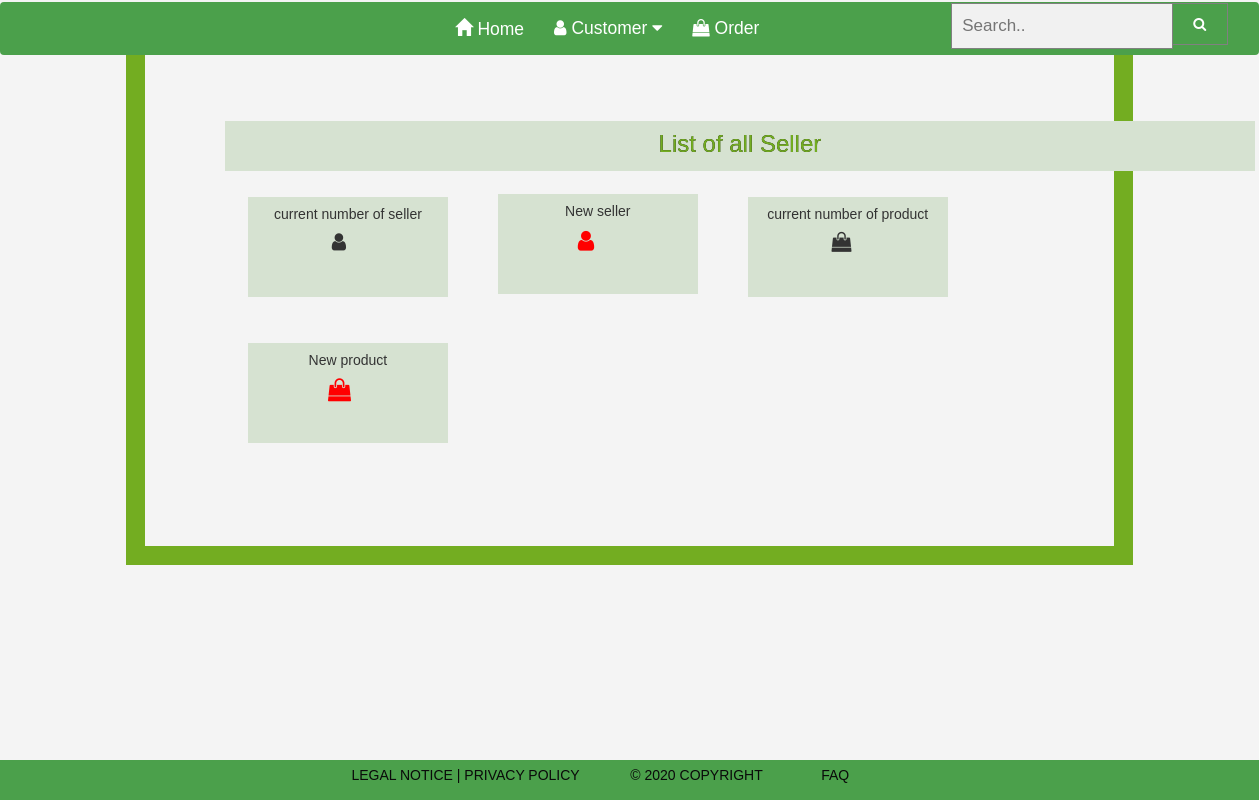
The page /dashbordAdmin.php on the database as committed earlier.
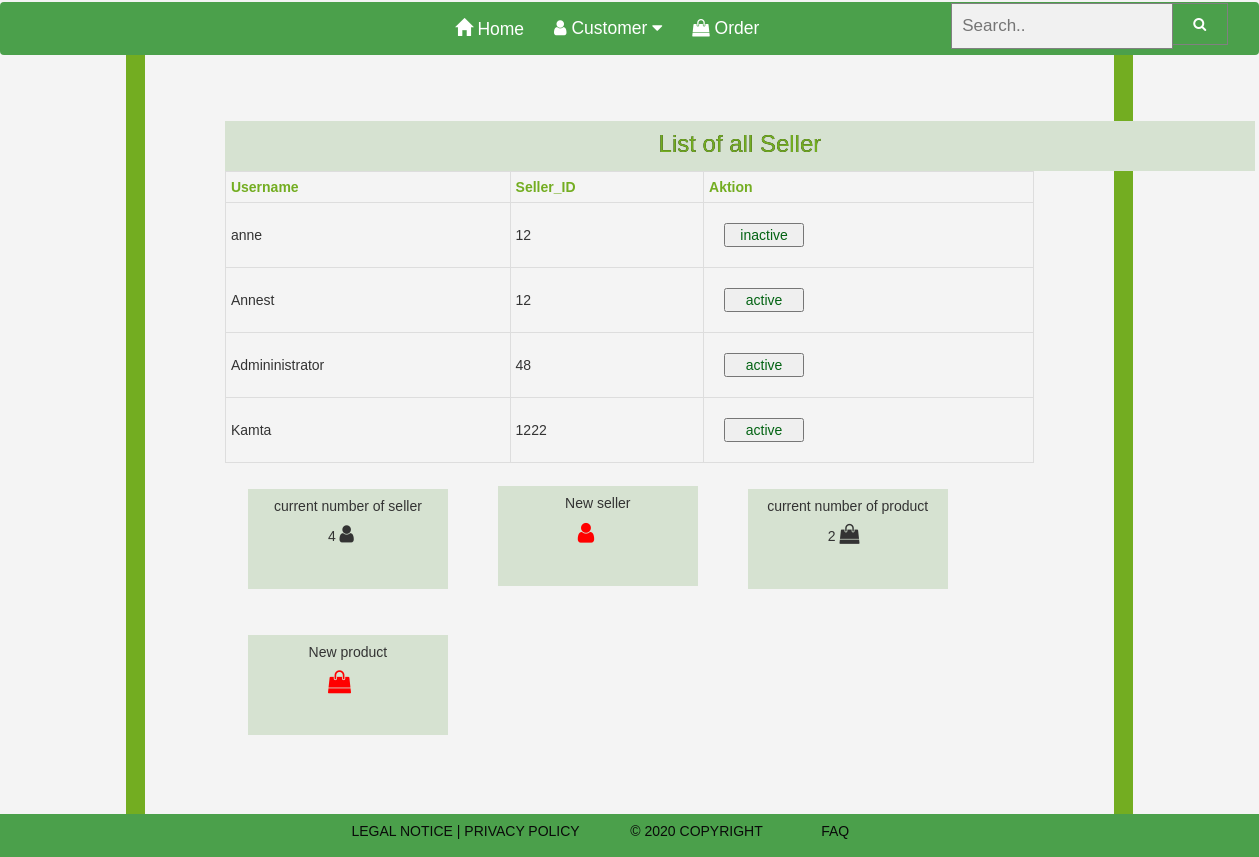
The same page on the database as committed later.
### tables this page shows
CREATE TABLE account  (
   id INT  AUTO_INCREMENT,
   username VARCHAR(20),
   email VARCHAR(70),
   street VARCHAR(50),
   postcode INT,
   city VARCHAR(50),
   token VARCHAR(50),
   sellerID VARCHAR(50),
   pwd VARCHAR(50),
   CONSTRAINT id PRIMARY KEY (id)
   );

### Modell/DAOuser.php (called while the page is built, shortened)
<?php
 class DAOuser implements IDAOuser {
    private function getPDO(){
            $stmt = new PDO('sqlite:bd_shops.sqlite3');
            $stmt->setAttribute(
                PDO::ATTR_ERRMODE,
                PDO::ERRMODE_EXCEPTION
            );
        return    $stmt;
  }
 public function getAllProduct($table) {
        $statement = "SELECT * FROM $table" ;
        $stmt = $this->getPDO()->query($statement);
        $datas = $stmt->fetchAll(PDO::FETCH_ASSOC);
        return   $datas;
    }
    function countRow($table, $field)
    {
        $db = $this->getPDO();
        $q = $db->prepare("SELECT count(*) FROM $table WHERE $field IS NOT NULl");
        $q->execute();
        $count = $q->fetch(PDO::FETCH_ASSOC);
        return $count ;
    }
}

### dashbordAdmin.php (the view, shortened to what this page needs)
<?php
require_once 'elements/header.php';
 require_once('Modell/DAOuser.php');
?>
<body>
<div class="rand">
    <div id ="div1">
          <h3> List of all Seller </h3>
    </div>
 <?php
$getUser = new DAOuser();
 $table = "account";
$result = $getUser -> getAllProduct($table);
 ?>
 <?php
     if(!empty($result)){ ?>
         <table id ="user">
           <thead>
            <tr>
              <th > Username </th>
              <th colspan="5"> Seller_ID </th>
              <th > Aktion </th>
            </tr>
            </thead>
            <tbody>
<?php
         foreach ($result as $account){
            $activeText = "";
          if($account['token']!= null){
             if($account['sellerID']=="active"){
                $activeText="active";
             }else{
                $activeText="inactive";
             }
             }else{
                $activeText=null;
             }
             if($activeText!=null) { ?>
             <tr>
               <td> <?= $account['username'] ?> </td>
               <td colspan="5"> <?= $account['token'] ?> </td>
                <td>
                 <button id = <?= $account['username'] ?> class="frei"><?=$activeText?></button>
                 </td>
<?php  } ?>
             </tr>
             <?php }   ?>
  <?php
         $table ="account";
         $table2="product";
         $field = 'token';
         $field2 = 'Myimage';
  $result1 = $getUser ->countRow($table, $field);
  $result2 = $getUser ->countRow($table2,$field2);
  } ?>
         </tbody>
         </table>
 <div id ="div">
         <h5> current number of seller </h5> <div id="number"><?= $result1['count(*)'] ?>&nbsp<i class="fa fa-user" id="test"> </i> </div> </div>
     <div id ="div">
        <h5> New seller </h5> <div id="number"> <i class="fa fa-user" id="test2"></i>
     </div>
     </div>
     <div id ="div">
        <h5> current number of product </h5> <div id="number"><?= $result2['count(*)'] ?>&nbsp<i class='fa fa-shopping-bag' id="test"></i>
    </div>
    </div>
     <div id ="div">
        <h5> New product</h5> <div id="number"><i class='fa fa-shopping-bag' id="test2"></i>
    </div>
    </div>
</div>
</body>
<?php   require('elements/footer.php')  ?>

Rows that differ between the two databases and show on the page:
added account: username "anne", token "12", sellerID "inactive", username "Annest", sellerID "active", username "Admininistrator", token "48", username "Kamta", token "1222"
Other text that changed with them:
$result1['count(*)']: (not shown) → "4"
$result2['count(*)']: (not shown) → "2"
text now shown: "Username Seller_ID Aktion"
